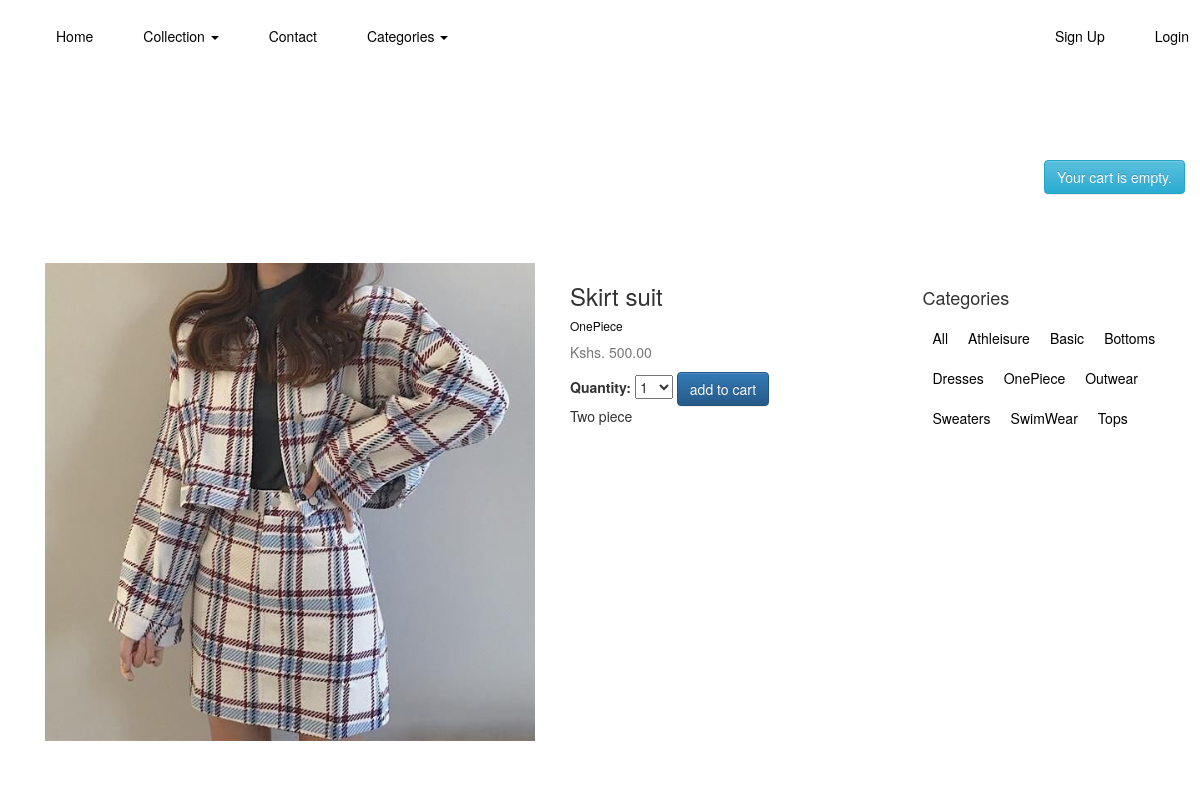
The app's page /13/skirt-suit/ with its own data.
### shop/models.py (models this page shows, shortened)
class Product(models.Model):
    category = models.ForeignKey(Category, related_name='products', on_delete=models.CASCADE)
    name = models.CharField(max_length=100, db_index=True)
    slug = models.SlugField(max_length=100, db_index=True)
    description = models.TextField(blank=True)
    price = models.DecimalField(max_digits=10, decimal_places=2)
    available = models.BooleanField(default=True)
    stock = models.PositiveIntegerField()
    created_at = models.DateTimeField(auto_now_add=True)
    updated_at = models.DateTimeField(auto_now=True)
    image = models.ImageField(upload_to='products/%Y/%m/%d', blank=True)
    class Meta:
        ordering = ('name', )
        index_together = (('id', 'slug'),)

class Category(models.Model):
    name = models.CharField(max_length=150, db_index=True)
    slug = models.SlugField(max_length=150, unique=True ,db_index=True)
    created_at = models.DateTimeField(auto_now_add=True)
    updated_at = models.DateTimeField(auto_now=True)
    class Meta:
        ordering = ('name', )
        verbose_name = 'category'
        verbose_name_plural = 'categories'
    def __str__(self):
        return self.name
    def get_absolute_url(self):
        return reverse('shop:product_list_by_category', args=[self.slug])

### shop/views.py (the view)
# urls.py: url(r'^(?P<id>\d+)/(?P<slug>[-\w]+)/$', views.product_detail, name='product_detail'),
def product_detail(request, id, slug):
    product = get_object_or_404(Product, id=id, slug=slug, available=True)
    cart_product_form = CartAddProductForm()
    context = {
        'product': product,
        'cart_product_form': cart_product_form
    }
    return render(request, 'shop/product/detail.html', context)

### cart/forms.py
class CartAddProductForm(forms.Form):
    quantity = forms.TypedChoiceField(choices=PRODUCT_QUANTITY_CHOICES, coerce=int)
    update = forms.BooleanField(required=False, initial=False, widget=forms.HiddenInput)

### cart/cart.py (called while the page is built)
    def __len__(self):
        return sum(item['quantity'] for item in self.cart.values())

### cart/context_processors.py (called while the page is built)
def cart(request):
    return {'cart': Cart(request)}

### shop/templates/shop/product/detail.html (shortened to what this page needs)
{% extends 'shop/base.html' %}
{% load static %}
{% block content %}
   <div class="container">
      <div class="row" style="margin-top: 6%">
        <div class="col-sm-8 blog-main">
          <div class="blog-post">
              <div class="row">
                <div class="card">
                    <div class="card-body">
                        <div class="col-md-8 text-right">
                            <img src="{% if product.image %} {{ product.image.url }} {% else %} {% static 'img/default.jpg' %} {% endif %}" alt="..." style="height: auto; width: auto" class="img-responsive">
                        </div>
                        <div class="col-md-4" style="padding-left: 20px">
                            <h3>{{ product.name }}</h3>
                            <h6><a href="{{ product.category.get_absolute_url }}">{{ product.category }}</a></h6>
                            <p class="text-muted">Kshs. {{ product.price }}</p>
                            <form action="{% url "cart:cart_add" product.id %}" method="post">
                                {{ cart_product_form }}
                                <input type="submit" value="add to cart" class="btn btn-primary">
                            </form>
                            <p>{{ product.description|safe|linebreaksbr }}</p>
                        </div>
                    </div>
                </div>
              </div>
      </div>
    </div>
    <div class="col-sm-3 col-sm-offset-1 blog-sidebar">
          <div class="sidebar-module">
            <h4>Categories</h4>
            <ol class="list-unstyled">
              <li class="active"><a href="/product_list/">All</a></li>
              <li>
                  <a href="/athleisure/">Athleisure</a>
              </li>
              <li>
                  <a href="/basic/">Basic</a>
              </li>
              <li>
                  <a href="/bottoms/">Bottoms</a>
              </li>
              <li>
                  <a href="/dresses/">Dresses</a>
              </li>
              <li>
                  <a href="/onepiece/">OnePiece</a>
              </li>
              <li>
                  <a href="/outwear/">Outwear</a>
              </li>
              <li>
                  <a href="/sweaters/">Sweaters</a>
              </li>
              <li>
                  <a href="/swimwear/">SwimWear</a>
              </li>
              <li>
                  <a href="/tops/">Tops</a>
              </li>
            </ol>
          </div>
        </div>
      </div>
    </div>
{% endblock %}

### shop/static/css/styles.css (style rules this page uses)
.sidebar-module { padding: 15px; margin: 0 -15px 15px; }
.blog-post { margin-bottom: 60px; }
a { color: #070708; text-decoration: none; }
a { text-decoration: none; }
li { color: #000000; background: white; display: block; float: left; padding: 1rem; position: relative; text-decoration: none; transition-duration: 0.5s; }
li a { color: #000000; }

### records on screen
Product: image (picture), name "Skirt suit", category "OnePiece", price "500.00", description "Two piece"
